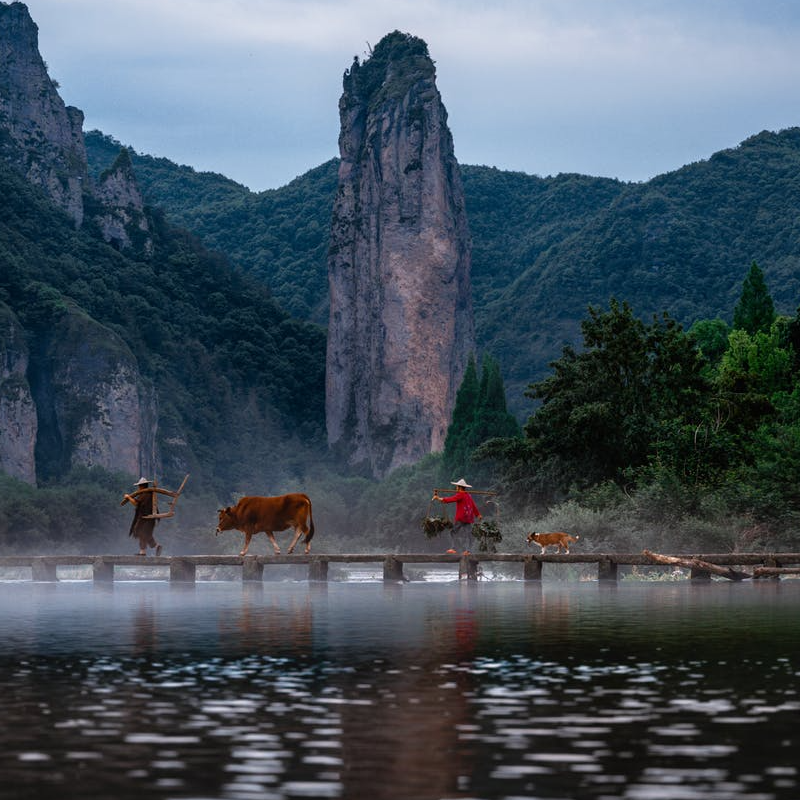
#> input picture notebooks/stock.jpeg, 800 x 800 px
$ python -i fovea_blur.py   (imports and definitions only)
#> lines starting #> are read from the running program, lines starting #| are printed output that depends on the picture
import math
from typing import Tuple

import cv2
import numpy as np
from PIL import Image


class FoveaBlur:
    def __init__(
        self,
        # size: int = 64,
        # position: Tuple[int, int] = [0,0],
        # The amount of blur as we get further away from the center of the fovea
        # blur_fn: Callable = lambda x: math.exp(x)
    ):
        # self.size = size
        # self.position = position
        # self.blur_fn = blur_fn
        pass

    def blur(self, image, radius, sigma=1):
        image = np.asarray(image)
        H, W, _ = image.shape
        mask = np.zeros(image.shape, np.uint8)
        mask = cv2.GaussianBlur(
            cv2.circle(
                mask,
                center=(H // 2, W // 2),
                radius=radius,
                color=(255, 255, 255),
                thickness=-1,
                lineType=cv2.LINE_AA,
            ),
            ksize=(51, 51),
            sigmaX=5,
        )

        image2 = cv2.GaussianBlur(image, ksize=(51, 51), sigmaX=sigma)

        alpha = mask / 255.0
        return cv2.convertScaleAbs(image * alpha + image2 * (1 - alpha))

    def __call__(self, image):
        image_blurred = self.blur(image, 64, 10)
        image_blurred = self.blur(image_blurred, 32, 5)
        image_blurred = self.blur(image_blurred, 16, 2)
        image_blurred = self.blur(image_blurred, 8, 2)
        return Image.fromarray(image_blurred)

>>> import cv2
>>> picture = cv2.imread('../../../notebooks/stock.jpeg')
#> picture is the input picture: shape (800, 800, 3); mean B, G, R 94.5, 83, 70.2
>>> result = FoveaBlur()(picture)
#> in blur, `image2 = cv2.GaussianBlur(image, ksize=(51, 51), sigmaX=sigma)`:
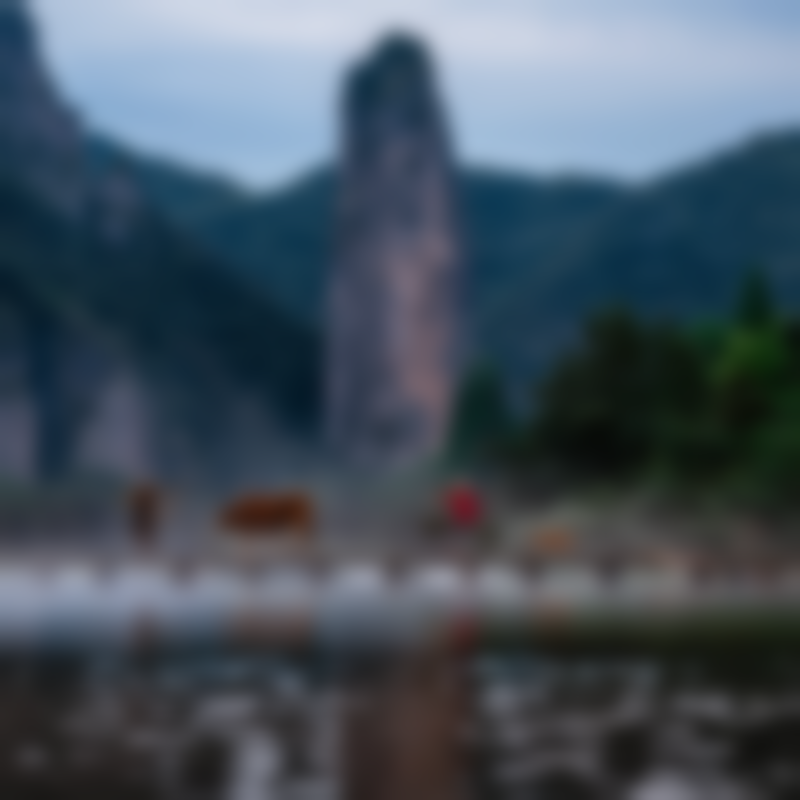
#> image2: shape (800, 800, 3); mean B, G, R 94.5, 83, 70.2
